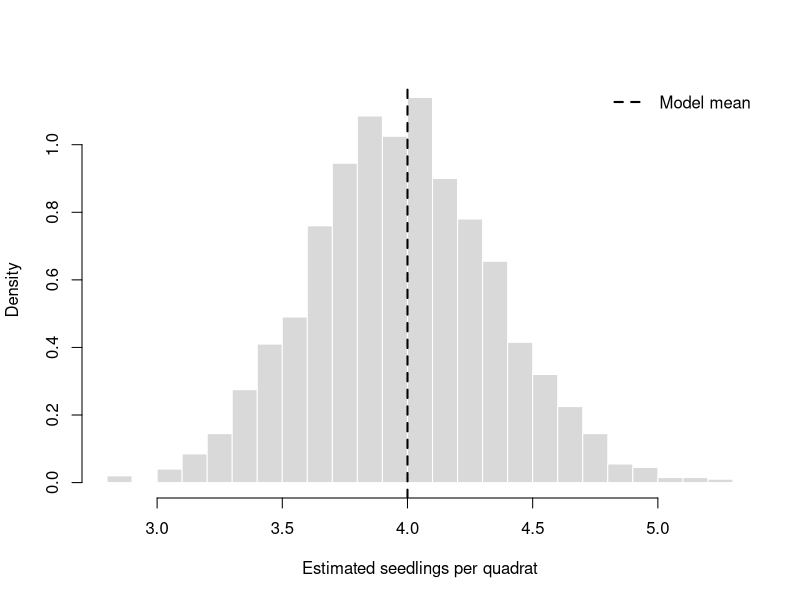
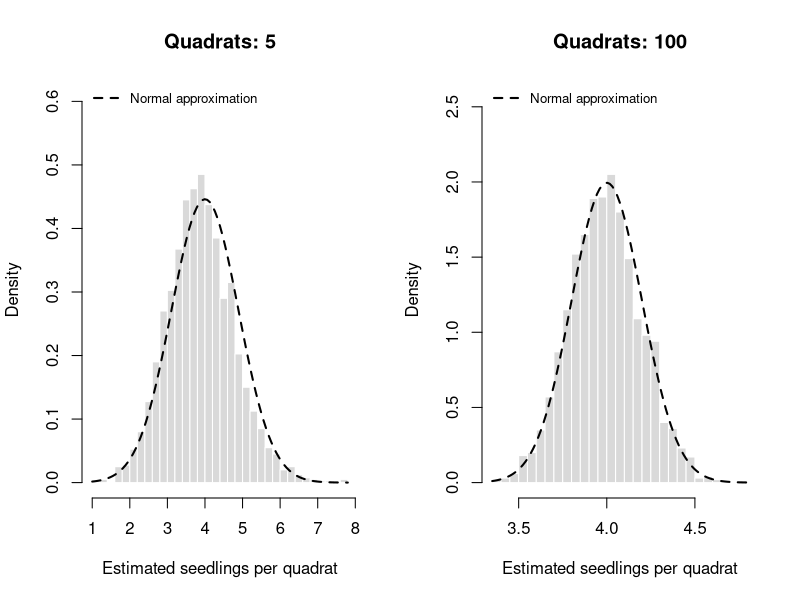

Here is the R script that generated these plots, in order:
## ---- chunk 1
#| eval: true
#| echo: false
#| fig-cap: "Estimates of the mean seedling count from 2,000 simulated studies of 30 quadrats each."
# Set the model parameters and simulate one mean estimate per study.
set.seed(seed = 401)
true_lambda = 4
n_quadrats = 30
lambda_estimates = replicate(
  n = 2000,
  expr = mean(rpois(n = n_quadrats, lambda = true_lambda))
)
# Plot the sampling distribution and mark the known model mean.
hist(
  x = lambda_estimates, breaks = 28, probability = TRUE,
  col = "grey85", border = "white",
  xlab = "Estimated seedlings per quadrat",
  ylab = "Density", main = ""
)
abline(v = true_lambda, lty = 2, lwd = 2)
legend(
  "topright", legend = "Model mean", lty = 2, lwd = 2, bty = "n"
)
## ---- chunk 2
#| eval: true
#| echo: false
#| fig-cap: "Sampling distributions of mean seedling counts for studies of 5 and 100 quadrats. Curves show normal approximations under the assumed Poisson model."
# Set the Poisson model and the study sizes to compare.
set.seed(seed = 404)
true_lambda = 4
sample_sizes = c(5, 100)
# Save the current graphics settings before drawing two panels.
old_par = par(no.readonly = TRUE)
par(mfrow = c(1, 2))
for (sample_size in sample_sizes) {
  # Simulate repeated studies and calculate one estimated mean per study.
  estimates = replicate(
    n = 2000,
    expr = mean(rpois(n = sample_size, lambda = true_lambda))
  )
  # Use the histogram density to choose a vertical scale for the plot.
  histogram = hist(x = estimates, breaks = 25, plot = FALSE)
  # Plot the sampling distribution and overlay its normal approximation.
  hist(
    x = estimates, breaks = 25, probability = TRUE,
    col = "grey85", border = "white",
    ylim = c(0, max(histogram$density) * 1.25),
    xlab = "Estimated seedlings per quadrat",
    ylab = "Density", main = paste("Quadrats:", sample_size)
  )
  curve(
    expr = dnorm(
      x = x, mean = true_lambda,
      sd = sqrt(true_lambda / sample_size)
    ),
    add = TRUE, lwd = 2, lty = 2
  )
  legend(
    "topleft", legend = "Normal approximation",
    lty = 2, lwd = 2, bty = "n", cex = 0.8
  )
}
# Restore the graphics settings used before this figure.
par(old_par)
